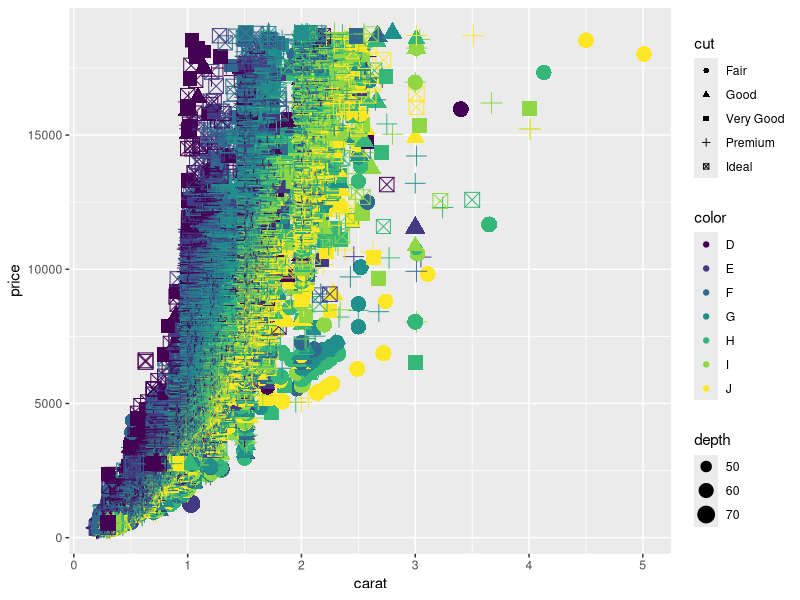

Write R code to recreate this figure.
require(ggplot2)

data("diamonds")

# A plot showing different shapes for each cut and size for depth
ggplot(diamonds, aes(x = carat, y = price, color = color, shape=cut, size = depth)) + geom_point()
